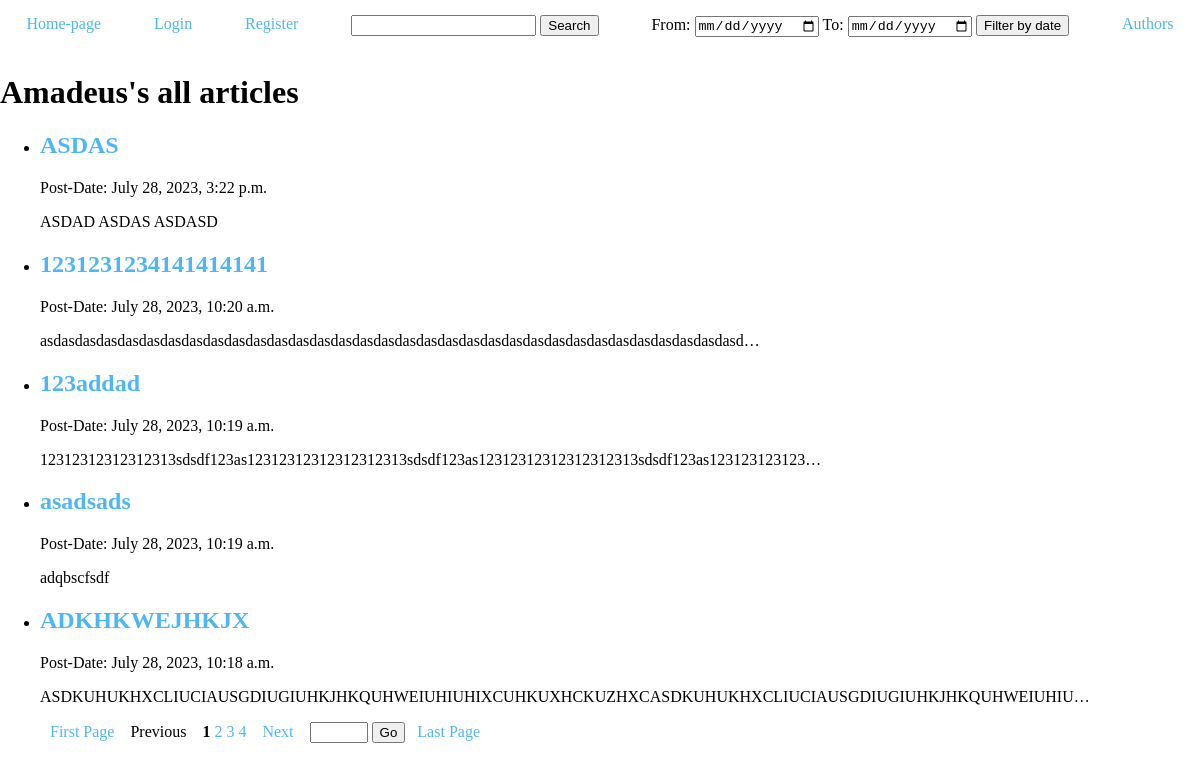
Page /blogs/author/Amadeus/ on the earlier database version.
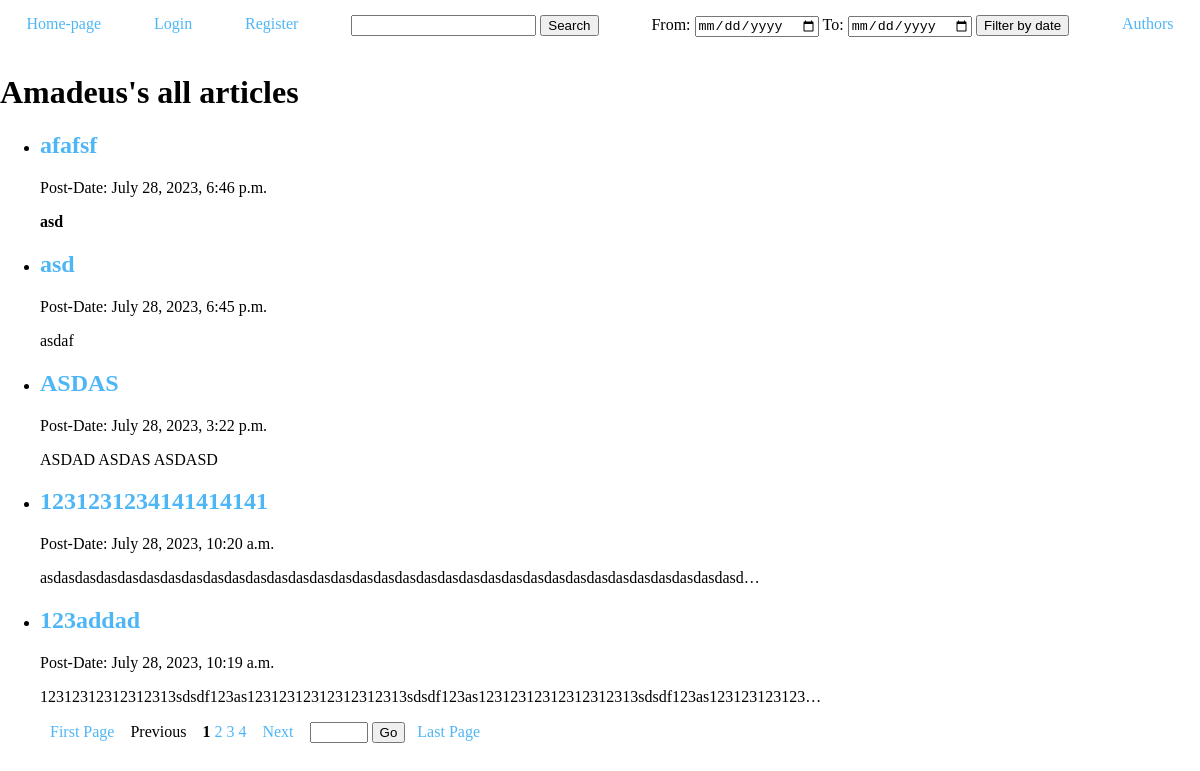
Same page on the later database version.
### blogs/models.py (models this page shows, shortened)
class Post(models.Model):
    title = models.CharField(max_length=200)
    content = models.TextField()
    date_created = models.DateTimeField(auto_now_add=True)
    author = models.ForeignKey(Author, on_delete=models.CASCADE)
    class Meta:
        ordering = ['-date_created']

### blogs/views.py (the view)
# urls.py: path('author/<str:username>/', views.author_posts, name='author_posts'),
def author_posts(request, username):
    author = Author.objects.get(user__username=username)
    posts = Post.objects.filter(author=author).order_by('-date_created')
    start_date_str = request.GET.get('start_date')
    end_date_str = request.GET.get('end_date')
    start_date = datetime.strptime(start_date_str, "%Y-%m-%d").date() if start_date_str else None
    end_date = datetime.strptime(end_date_str, "%Y-%m-%d").date() if end_date_str else None
    if start_date and end_date and start_date > end_date:
        start_date, end_date = end_date, start_date
    if start_date and end_date:
        posts = posts.filter(date_created__date__range=[start_date, end_date])
    paginator = Paginator(posts, 5)
    page_number = request.GET.get('page', 1)
    posts = paginator.get_page(page_number)
    current_url = reverse('author_posts', kwargs={'username': username})
    return render(request, 'blogs/author_posts.html', {'posts': posts, 'author': author,'current_url': current_url})

### blogs/templates/blogs/author_posts.html (shortened to what this page needs)
{% extends 'blogs/base.html' %}
{% block filter_form %}
<div>
<form action="{% url 'author_posts' username=author.user.username %}" method="get">
    From: <input type="date" name="start_date"
        value="{{ request.GET.start_date }}">
    To: <input type="date" name="end_date"
        value="{{ request.GET.end_date }}">
    <button type="submit">Filter by date</button>
</form>
</div>
{% endblock filter_form %}
{% block content %}
<h1>{{ author.user.username }}'s all articles</h1>
<ul>
    {% for post in posts %}
    <li>
        <h2><a href="{% url 'post_detail' pk=post.pk %}">{{ post.title }}</a></h2>
        <p>Post-Date: {{ post.date_created }}</p>
        <p>{{ post.content|truncatechars:100|safe }}</p>
    </li>
    {% empty %}
    <li>No articles.</li>
    {% endfor %}
</ul>
{% if posts.paginator.num_pages > 1 %}
    <div style="margin-left: 50px;">
        <a href="?start_date={{ request.GET.start_date }}&end_date={{ request.GET.end_date }}&page=1">First Page</a>
        {% if posts.has_previous %}
            <a href="?start_date={{ request.GET.start_date }}&end_date={{ request.GET.end_date }}&page={{ posts.previous_page_number }}">Previous</a>
        {% else %}
            <span>Previous</span>
        {% endif %}
        {% for num in posts.paginator.page_range %}
            {% if num >= posts.number|add:"-4" and num <= posts.number|add:"3" %}
                {% if posts.number == num %}
                    <span><strong>{{ num }}</strong></span>
                {% else %}
                    <a href="?start_date={{ request.GET.start_date }}&end_date={{ request.GET.end_date }}&page={{ num }}">{{ num }}</a>
                {% endif %}
            {% endif %}
        {% endfor %}
        {% if posts.has_next %}
            <a href="?start_date={{ request.GET.start_date }}&end_date={{ request.GET.end_date }}&page={{ posts.next_page_number }}">Next</a>
        {% else %}
            <span>Next</span>
        {% endif %}
        <form method="GET" action="{% url 'author_posts' username=author.user.username %}" style="display: inline;">
            <input type="number" id="go_to_page" name="page" min="1" max="{{ posts.paginator.num_pages }}" required style="width: 50px;">
            <button type="submit">Go</button>
        </form>
        <a href="?start_date={{ request.GET.start_date }}&end_date={{ request.GET.end_date }}&page={{ posts.paginator.num_pages }}">Last Page</a>
    </div>
{% endif %}
{% endblock content %}

Differences in the rows shown:
no longer on this page (row unchanged): Post: title "asadsads", date_created "July 28, 2023, 10:19 a.m.", content "adqbscfsdf"
no longer on this page (row unchanged): Post: title "ADKHKWEJHKJX", date_created "July 28, 2023, 10:18 a.m.", content "ASDKUHUKHXCLIUCIAUSGDIUGIUHKJHKQUHWEIUHIUHIXCUHKUXHCKUZHXCASDKUHUKHXCLIUCIAUSGDIUGIUHKJHKQUHWEIUHIU…"
added Post: title "afafsf", date_created "July 28, 2023, 6:46 p.m.", content "asd"
added Post: title "asd", date_created "July 28, 2023, 6:45 p.m.", content "asdaf"
